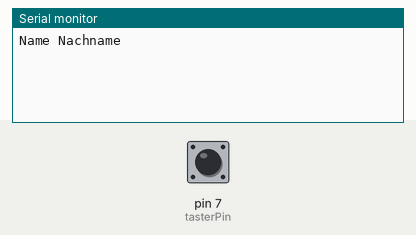
Bench run of a sketch on a simulated Arduino Mega 2560, built with avr-gcc and run on an emulated ATmega2560. Parts: the last lines printed to the serial monitor. The inputs (shaded band) are chosen by the test bench; at power-on: pin 7 (tasterPin) LOW.

Above: at 1.2 s.
1.3 s: pin 7 (tasterPin) pulled HIGH for 0.15 s
At 1.9 s:
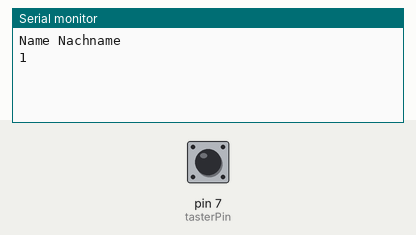
2.9 s: pin 7 (tasterPin) pulled HIGH for 1 s
At 3.03 s:
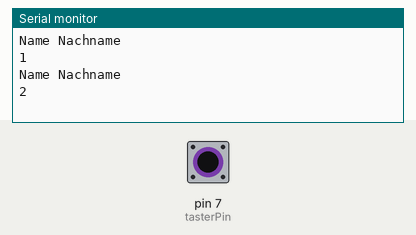
5.4 s: pin 7 (tasterPin) pulled HIGH for 0.15 s
At 5.9 s:
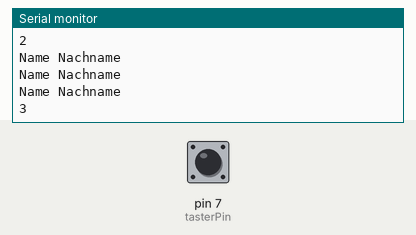

Measured:
- after the input at 1.3 s, the serial monitor: prints a new line at once (image 1)
- after the input at 2.9 s, the serial monitor: prints a new line at once (image 2)
- after the input at 5.4 s, the serial monitor: prints a new line at once (image 3)

The sketch:

SerialMultitasking.ino
```cpp
/*
 * SerialMultiTasking
 *
 * Demonstriert die Serial Funktionalität
 *
 *  - gibt jeden Sekunde den Namen aus
 *
 *  - zählt die Anzahl der Tastendrucke und gibt diese aus
 *
 * Außerdem wird Multitasking vorgegaukelt, durch schnelles
 * abarbeiten der einzelnen Funktionen.
 *
 *
 *  Die Schaltung
 *
 *  - Tastschalter (generisch) an 5V
 *
 *  auf der Ausgangsseite des Tasters:
 *
 *  - 10 kOhm Pulldown-Widerstand zu GND (Masse);
 *
 *  parallel zum Widerstand:
 *
 *  - Verbindung zu Pin 7
 *
 *************************************************************************
 *************************************************************************
 *
 *
 *
 * Serial (allgemein)
 *
 *  ermöglicht die Kommunikation zwischen dem Arduino
 *
 *  und dem Computer oder einem anderen Gerät.
 *
 *  Für die Serielle Kommunikation über USB, werden die
 *
 *  Pins 0 als RX (Receive) und 1 als TX (Transmit) verwendet.
 *
 *  Manche Boards, wie der Arduino Mega, verfügen über mehrere
 *
 *  solcher Schnittstellen (4 Stück).
 *
 *
 * Serial Funktionen
 *
 *  .begin()
 *
 *    öffnet den gewählten seriellen Port und setzt die Datenrate(Baud).
 *
 *  .print()
 *
 *    gibt eine Zeichenkette ohne Zeilenumbruch aus.
 *
 *  .println()
 *
 *    gibt eine Zeichenkette aus und setzt einen Zeilenumbruch.
 *
 */


int tasterPin = 7;

int startZeit = millis();  // Ermittle Millisekunden seit Programmstart
int vergangeneZeit = 0;

int tasterStatus = LOW;
int tasterZaehler = 0;

void setup() {
  Serial.begin(9600);

  pinMode(tasterPin, INPUT);

}

void serialtest() {
  // Ermittle Millisekunden seit Programmstart und speichere zwischen
  int temp = millis();

  // wenn die Differenz zwischen dem letzten speichern und jetzt mehr als eine Sekunde her ist
  if(temp - startZeit >= 1000){
    // die letzte Zeit speichern
    startZeit = temp;
    // Namen ausgeben
    Serial.println("Name Nachname");
  }
}

void serialbutton() {
  int gelesenerStatus = digitalRead(tasterPin);
  // wenn der Taster gedrückt ist und vorher aus war
  if(gelesenerStatus == HIGH && tasterStatus == LOW) {
    // Zaehler um eins hochzaehlen
    tasterZaehler++;

    // Zaehler ausgeben
    Serial.println(tasterZaehler);

    tasterStatus = HIGH;

  } else if(gelesenerStatus == LOW) {
    tasterStatus = LOW;
  }
  // um 50 Millisekunden verzögern um sauber zu wechseln
    delay(50);
}

void loop() {
  serialtest();
  serialbutton();
}
```
